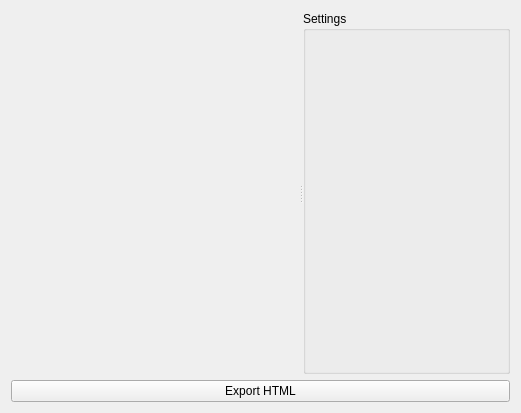
<?xml version="1.0" encoding="UTF-8"?>
<ui version="4.0">
 <class>VisualizerWindow</class>
 <widget class="QDialog" name="VisualizerWindow">
  <property name="geometry">
   <rect>
    <x>0</x>
    <y>0</y>
    <width>521</width>
    <height>413</height>
   </rect>
  </property>
  <property name="windowTitle">
   <string>Dialog</string>
  </property>
  <layout class="QVBoxLayout" name="verticalLayout">
   <item>
    <widget class="QSplitter" name="splitter">
     <property name="orientation">
      <enum>Qt::Horizontal</enum>
     </property>
     <widget class="QWidget" name="webEngineWidget" native="true"/>
     <widget class="QWidget" name="settingsWidget" native="true">
      <layout class="QVBoxLayout" name="verticalLayout_2">
       <item>
        <widget class="QGroupBox" name="groupBox">
         <property name="title">
          <string>Settings</string>
         </property>
        </widget>
       </item>
      </layout>
     </widget>
    </widget>
   </item>
   <item>
    <layout class="QHBoxLayout" name="horizontalLayout">
     <item>
      <widget class="QPushButton" name="htmlButton">
       <property name="text">
        <string>Export HTML</string>
       </property>
       <property name="autoDefault">
        <bool>false</bool>
       </property>
      </widget>
     </item>
    </layout>
   </item>
  </layout>
 </widget>
 <resources/>
 <connections/>
</ui>
